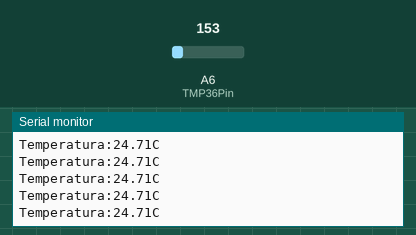
The sketch below on a simulated Arduino Nano, built with avr-gcc and run on an emulated ATmega328P. Shown: the last lines printed to the serial monitor. Inputs (shaded band) come from the test bench; at power-on: A6 (TMP36Pin) = 153.

Above: at 1.2 s.
1.3 s: A6 (TMP36Pin) set to 131
At 1.8 s:
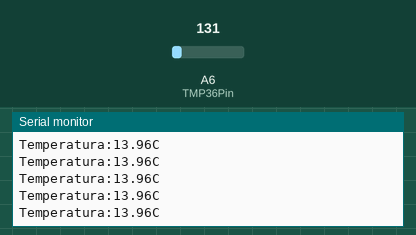
4.3 s: A6 (TMP36Pin) set to 112
At 5.3 s:
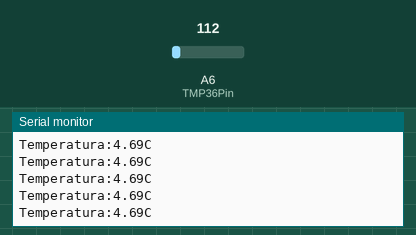
Timing chart, 0 to 7.3 s (numbered marks = the images above; inputs shaded):
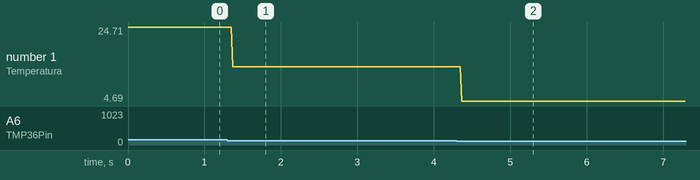

The sketch:

TemperaturaTMP36.ino
```cpp
/*
 Medida de temperatura con sensor TMP36
 Mostramos la temperatura por el monitor serie
 JA. Vacas

 Descripción

 Sensor TMP36
 pin V del sensor conectado a 5V de Arduino
 pin central del sensor Vout a A0 de Arduino
 pin GND a GND de Arduino

 */

// constantes que no cambian
// se usan para establecer los pines
const int TMP36Pin = A6;     // Conectamos el pin central

// variables globales que cambian
float temperatura = 0;         // variable para almacenar la temperatura medida

// Configuración
void setup() {
  Serial.begin(9600); // Configuramos la conexion con el PC

}

// Bucle que se repite
void loop() {
  int lectura = analogRead(TMP36Pin); // Valor entre 0 y 1023
  float voltaje = lectura * 5.0 / 1024.0; // Voltaje entre 0 y 5V
  temperatura = (voltaje - 0.5) * 100; // Temperatura en º Celsius

  Serial.print("Temperatura:");
  Serial.print(temperatura);  // Mostramos el valor de la temperatura
  Serial.println("C");

}
```

Measured:
- after the input at 1.3 s, the serial monitor: prints a new line after 0.07 s (image 1)
- after the input at 4.3 s, the serial monitor: prints a new line after 0.07 s (image 2)
- plotted number 1: 24.71 → 13.96 after the input at 1.3 s, 13.96 → 4.69 after the input at 4.3 s
